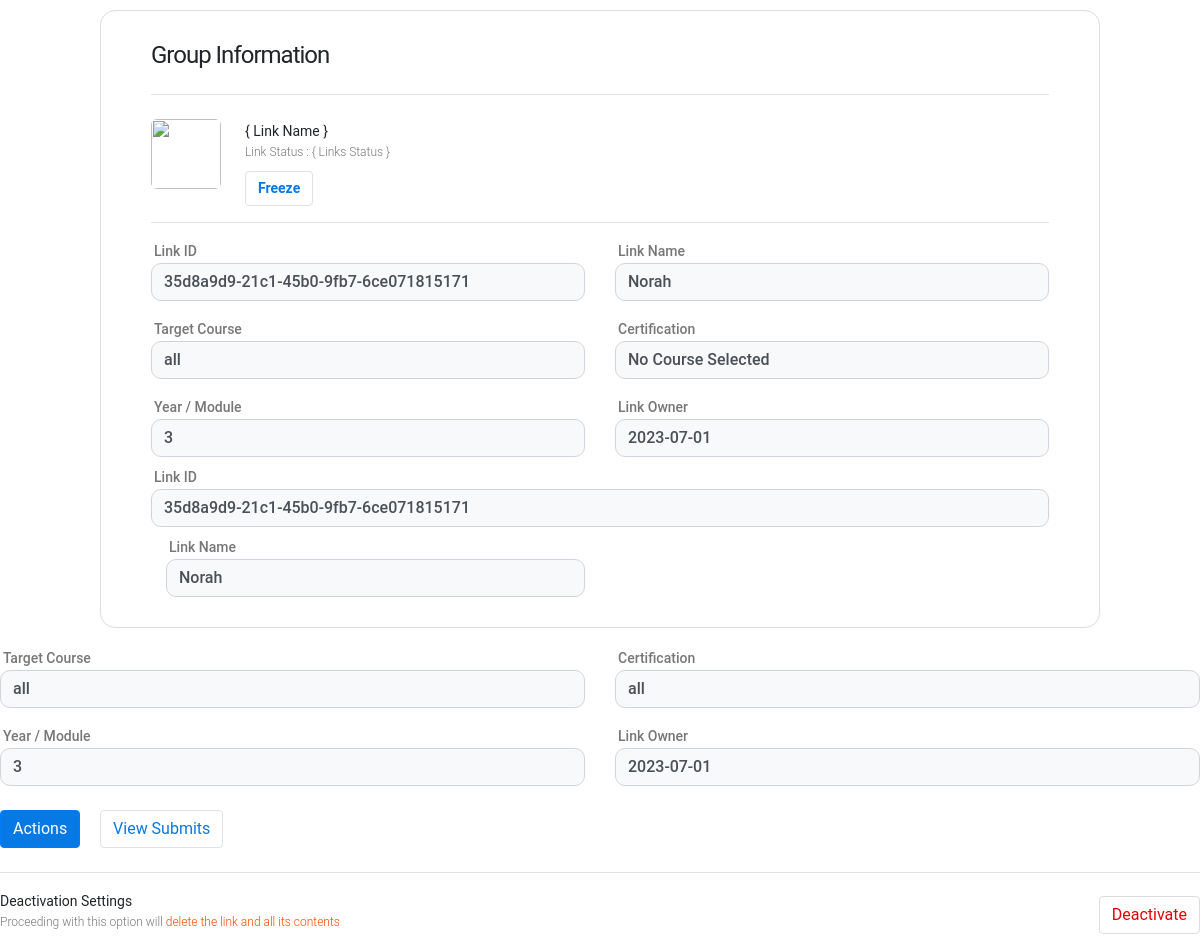
Screenshot of /Link/35d8a9d9-21c1-45b0-9fb7-6ce071815171 with the database file from the repository.
### tables this page shows
CREATE TABLE UploadLinks(

                                        LinkID text NOT NULL,
                                        LinkTitle text NOT NULL ,
                                        TagCertification text NOT NULL,
                                        TagCourse text  NOT NULL,
                                        TagModule text NOT NULL,
                                        Validity text NOT NULL,
                                        Descriptor text NOT NULL,
                                        LinkOwner text NOT NULL,
                                        Timelapse text NOT NULL,
                                        Status text NOT NULL ,
                                        Sharebox text NOT NULL ,
                                        LinkSize text NOT NULL,
                                        JoinLink text NOT NULL
                                    );

### Daemon.py (the view)
@app.route("/Link/<string:UniqueID>")
def Link(UniqueID):
    Connection_Manager  =  Register_Upload_Link.create_connection("./static/Databases/backup.db")
    ObjectData = Register_Upload_Link.Query_Link_Existence(Connection_Manager , UniqueID )
    return render_template("LinkInformation.html" , ObjectData=ObjectData )

### Create_Link_DBContext.py (called while the page is built)
def create_connection(db_file):
    conn = None
    try:
        conn = sqlite3.connect(db_file)
    except Error as e:
        print(e)
    return conn

def Query_Link_Existence(conn , UniqueStr):
    cur = conn.cursor()
    cur.execute("SELECT * FROM UploadLinks  WHERE LinkID=?", (UniqueStr,))
    Credential = cur.fetchall()
    for DataChunk in Credential:
        print(DataChunk)
    return Credential

### templates/LinkInformation.html (shortened to what this page needs)
<!doctype html>
                        <html>
                            <head>
                                <link href='https://maxcdn.bootstrapcdn.com/bootstrap/4.0.0/css/bootstrap.min.css' rel='stylesheet'>
                                <link href='#' rel='stylesheet'>
                                </head>
                                <body >
                                <div class="wrapper bg-white mt-sm-10" style="width:fit">
    <h4 class="pb-4 border-bottom"> Group Information  </h4>
    <div class="d-flex align-items-start py-3 border-bottom">
        <img src="https://images.pexels.com/photos/1037995/pexels-photo-1037995.jpeg?auto=compress&cs=tinysrgb&dpr=1&w=500"
            class="img" alt="">
        <div class="pl-sm-4 pl-2" id="img-section">
            <b> { Link Name }  </b>
            <p> Link Status : { Links Status } </p>
            <button class="btn button border"><b> Freeze </b></button>
        </div>
    </div>
    <div class="py-2">
        <div class="row py-2">
            <div class="col-md-6">
              {% for ObjectData in ObjectData %}
                <label for="firstname"> Link ID </label>
                <input type="text" class="bg-light form-control" value="{{ObjectData[0]}}">
            </div>
            <div class="col-md-6 pt-md-0 pt-3">
                <label for="lastname"> Link Name </label>
                <input type="text" class="bg-light form-control" value="{{ObjectData[1]}}">
            </div>
        </div>
        <div class="row py-2">
            <div class="col-md-6">
                <label for="email"> Target Course </label>
                <input type="text" class="bg-light form-control" value="{{ObjectData[2]}}">
            </div>
            <div class="col-md-6 pt-md-0 pt-3">
                <label for="phone"> Certification </label>
                <input type="tel" class="bg-light form-control"  value="{{ObjectData[3]}}">
            </div>
        </div>
        <div class="row py-2">
            <div class="col-md-6">
                <label for="email">  Year / Module  </label>
                <input type="text" class="bg-light form-control" value="{{ObjectData[4]}}">
            </div>
            <div class="col-md-6 pt-md-0 pt-3">
                <label for="phone"> Link Owner </label>
                <input type="tel" class="bg-light form-control"  value="{{ObjectData[5]}}">
            </div>
        </div>
       {% endfor %}
        <div class="py-3 pb-4 border-bottom">
            <button class="btn btn-primary mr-3"> Actions </button>
            <button class="btn border button" onclick="trollBox()"> View Submits </button>
        </div>
        <div class="d-sm-flex align-items-center pt-3" id="deactivate">
            <div>
                <b>Deactivation Settings </b>
                <p> Proceeding with this option will <span style="color:orangered"> delete the link and all its contents   </span> </p>
            </div>
            <div class="ml-auto">
                <button class="btn danger">Deactivate</button>
            </div>
        </div>
                                </body>
                            </html>

### templates/LinkInformation.html (style rules this page uses)
* { margin: 0; padding: 0; box-sizing: border-box; }
body { font-family: 'Poppins', sans-serif; background-color: aliceblue; }
.wrapper { padding: 30px 50px; border: 1px solid #ddd; border-radius: 15px; margin: 10px auto; max-width: 1000px; }
h4 { letter-spacing: -1px; font-weight: 400; }
.img { width: 70px; height: 70px; border-radius: 6px; object-fit: cover; }
#img-section p,#deactivate p { font-size: 12px; color: #777; margin-bottom: 10px; text-align: justify; }
#img-section b,#img-section button,#deactivate b { font-size: 14px; }
label { margin-bottom: 0; font-size: 14px; font-weight: 500; color: #777; padding-left: 3px; }
.form-control { border-radius: 10px; }
input[value] { font-weight: 500; }
.button { background-color: #fff; color: #0779e4; }
.btn-primary { background-color: #0779e4; }
.danger { background-color: #fff; color: #e20404; border: 1px solid #ddd; }
body { font-family: "Roboto", -apple-system, BlinkMacSystemFont, "Segoe UI", Roboto, "Helvetica Neue", Arial, "Noto Sans", sans-serif, "Apple Color Emoji", "Segoe UI Emoji", "Segoe UI Symbol", "Noto Color Emoji"; background-color: #fff; font-weight: 300; }
p { color: #b3b3b3; font-weight: 300; }
h1, h2, h3, h4, h5, h6, .h1, .h2, .h3, .h4, .h5, .h6 { font-family: "Roboto", -apple-system, BlinkMacSystemFont, "Segoe UI", Roboto, "Helvetica Neue", Arial, "Noto Sans", sans-serif, "Apple Color Emoji", "Segoe UI Emoji", "Segoe UI Symbol", "Noto Color Emoji"; }

### rows the page displays
UploadLinks: LinkID "35d8a9d9-21c1-45b0-9fb7-6ce071815171", LinkTitle "Norah", TagCertification "all", TagCourse "No Course Selected", TagModule "3", Validity "2023-07-01"
UploadLinks: LinkID "35d8a9d9-21c1-45b0-9fb7-6ce071815171", LinkTitle "Norah", TagCertification "all", TagCourse "all", TagModule "3", Validity "2023-07-01"
